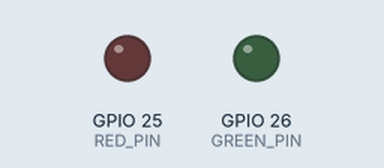
Recording of a sketch running on a simulated ESP32. Parts: output pins drawn as LEDs (lit = HIGH). WiFi joins after 1.5 s; servers stay silent unless stated; what the sketch prints to the serial monitor is not drawn.

Above: at 12.7 s.
At 23.78 s:
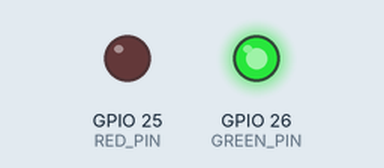
Timing chart, 0 to 30.5 s (numbered marks = the images above):
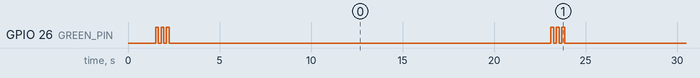

The sketch:

esp32_talk_ratio.ino
```cpp
/**
 * ReadB - ESP32 Talk Ratio LED Controller
 *
 * WiFi 기반으로 백엔드 서버를 폴링하여 실시간 발화 비율을 가져오고,
 * LED 색상을 변경하여 리더/멤버 발화 균형 상태를 시각적으로 표시합니다.
 *
 * 아키텍처:
 *   Browser → Backend(AudioAnalyzer) → TalkSession(in-memory)
 *                                           ↓
 *                              GET /talk-ratio/current
 *                                           ↓
 *                                   ESP32 (HTTP Poll)
 *                                           ↓
 *                                    LED (R/G) + OLED
 *
 * 필요 라이브러리:
 *   - ArduinoJson (by Benoit Blanchon) v7+
 *   - [OLED] Adafruit SSD1306
 *   - [OLED] Adafruit GFX Library
 *
 * 보드 설정: ESP32 Dev Module (Arduino IDE → 보드 매니저 → esp32)
 */

#include <WiFi.h>
#include <HTTPClient.h>
#include <ArduinoJson.h>

// ─── OLED 사용 시 주석 해제 ─────────────────────────
// #define USE_OLED
#ifdef USE_OLED
#include <Wire.h>
#include <Adafruit_GFX.h>
#include <Adafruit_SSD1306.h>
#define OLED_WIDTH  128
#define OLED_HEIGHT  64
#define OLED_RESET   -1
Adafruit_SSD1306 display(OLED_WIDTH, OLED_HEIGHT, &Wire, OLED_RESET);
#endif

// ═══════════════════════════════════════════════════════
//  사용자 설정 (반드시 변경!)
// ═══════════════════════════════════════════════════════

// WiFi 설정
const char* WIFI_SSID     = "YOUR_WIFI_SSID";
const char* WIFI_PASSWORD = "YOUR_WIFI_PASSWORD";

// 백엔드 서버 설정
const char* BACKEND_HOST  = "192.168.0.100";  // 서버 IP (같은 WiFi 네트워크)
const int   BACKEND_PORT  = 8080;
const long  MEETING_ID    = 1;                 // 현재 미팅 ID

// ═══════════════════════════════════════════════════════
//  하드웨어 핀 설정
// ═══════════════════════════════════════════════════════

const int RED_PIN   = 25;   // ESP32 GPIO 25 → 빨간 LED (+)
const int GREEN_PIN = 26;   // ESP32 GPIO 26 → 초록 LED (+)

// ═══════════════════════════════════════════════════════
//  동작 파라미터
// ═══════════════════════════════════════════════════════

const double LEADER_RATIO_THRESHOLD = 70.0;  // 리더 발화 비율 경고 기준(%)
const unsigned long POLL_INTERVAL_MS = 2000; // 폴링 주기 (2초)
const unsigned long WIFI_RETRY_MS   = 5000;  // WiFi 재연결 대기 (5초)
const int HTTP_TIMEOUT_MS           = 3000;  // HTTP 타임아웃 (3초)

// ═══════════════════════════════════════════════════════
//  내부 상태
// ═══════════════════════════════════════════════════════

unsigned long lastPollTime = 0;
double currentLeaderRatio  = 0.0;
double currentMemberRatio  = 0.0;
bool   sessionActive       = false;
int    consecutiveErrors   = 0;
const int MAX_ERRORS       = 10;  // 연속 에러 시 WiFi 재연결

// ─── WiFi 연결 ──────────────────────────────────────

void connectWiFi() {
  Serial.print("[WiFi] 연결 중: ");
  Serial.println(WIFI_SSID);

  WiFi.mode(WIFI_STA);
  WiFi.begin(WIFI_SSID, WIFI_PASSWORD);

  int attempts = 0;
  while (WiFi.status() != WL_CONNECTED && attempts < 30) {
    delay(500);
    Serial.print(".");
    attempts++;
  }

  if (WiFi.status() == WL_CONNECTED) {
    Serial.println();
    Serial.print("[WiFi] 연결 성공! IP: ");
    Serial.println(WiFi.localIP());
    blinkLed(GREEN_PIN, 3);  // 연결 성공 표시
  } else {
    Serial.println();
    Serial.println("[WiFi] 연결 실패. 재시도합니다...");
    blinkLed(RED_PIN, 5);    // 연결 실패 표시
  }
}

// ─── LED 제어 ───────────────────────────────────────

void setLedState(bool leaderOverThreshold) {
  if (leaderOverThreshold) {
    // 리더 과다 발화 → 빨간불 (경고)
    digitalWrite(RED_PIN, HIGH);
    digitalWrite(GREEN_PIN, LOW);
  } else {
    // 균형 잡힌 대화 → 초록불 (정상)
    digitalWrite(RED_PIN, LOW);
    digitalWrite(GREEN_PIN, HIGH);
  }
}

void blinkLed(int pin, int times) {
  for (int i = 0; i < times; i++) {
    digitalWrite(pin, HIGH);
    delay(150);
    digitalWrite(pin, LOW);
    delay(150);
  }
}

void setIdleLed() {
  // 세션 미활성 → 두 LED 모두 OFF (또는 녹색 약하게)
  digitalWrite(RED_PIN, LOW);
  digitalWrite(GREEN_PIN, LOW);
}

// ─── OLED 표시 ──────────────────────────────────────

#ifdef USE_OLED
void initOled() {
  if (!display.begin(SSD1306_SWITCHCAPVCC, 0x3C)) {
    Serial.println("[OLED] 초기화 실패!");
    return;
  }
  display.clearDisplay();
  display.setTextSize(1);
  display.setTextColor(SSD1306_WHITE);
  display.setCursor(0, 0);
  display.println("ReadB IoT");
  display.println("Initializing...");
  display.display();
}

void updateOled() {
  display.clearDisplay();

  // 상단 제목
  display.setTextSize(1);
  display.setCursor(0, 0);
  display.print("ReadB Talk Ratio");

  if (!sessionActive) {
    display.setCursor(0, 20);
    display.setTextSize(1);
    display.print("Waiting for");
    display.setCursor(0, 32);
    display.print("meeting session...");
    display.display();
    return;
  }

  // 리더 비율 숫자 (큰 글씨)
  display.setTextSize(2);
  display.setCursor(0, 14);
  display.print("L:");
  display.print(currentLeaderRatio, 1);
  display.print("%");

  // 멤버 비율
  display.setCursor(0, 34);
  display.print("M:");
  display.print(currentMemberRatio, 1);
  display.print("%");

  // 하단 상태 바
  display.setTextSize(1);
  display.setCursor(0, 56);
  int barWidth = (int)(currentLeaderRatio * 128.0 / 100.0);
  barWidth = constrain(barWidth, 0, 128);
  display.fillRect(0, 55, barWidth, 9, SSD1306_WHITE);

  // 상태 텍스트 (바 위에)
  if (currentLeaderRatio > LEADER_RATIO_THRESHOLD) {
    display.setTextColor(SSD1306_BLACK);
    display.setCursor(2, 56);
    display.print("LEADER OVER");
  } else {
    display.setCursor(barWidth + 2, 56);
    display.setTextColor(SSD1306_WHITE);
    display.print("BALANCED");
  }

  display.setTextColor(SSD1306_WHITE);
  display.display();
}
#endif

// ─── HTTP 폴링 ──────────────────────────────────────

bool pollTalkRatio() {
  if (WiFi.status() != WL_CONNECTED) {
    Serial.println("[HTTP] WiFi 미연결. 스킵.");
    return false;
  }

  HTTPClient http;
  String url = String("http://") + BACKEND_HOST + ":" + BACKEND_PORT
             + "/api/v1/meetings/" + MEETING_ID + "/talk-ratio/current";

  http.begin(url);
  http.setTimeout(HTTP_TIMEOUT_MS);
  http.addHeader("Accept", "application/json");

  int httpCode = http.GET();

  if (httpCode == 200) {
    String payload = http.getString();

    // JSON 파싱
    // 응답 형식: {"success":true,"code":"SUCCESS","data":{"leaderRatio":65.3,"memberRatio":34.7}}
    JsonDocument doc;
    DeserializationError err = deserializeJson(doc, payload);

    if (err) {
      Serial.print("[JSON] 파싱 에러: ");
      Serial.println(err.c_str());
      http.end();
      return false;
    }

    bool success = doc["success"] | false;
    if (!success) {
      Serial.println("[API] 서버 응답 실패");
      http.end();
      return false;
    }

    double leader = doc["data"]["leaderRatio"] | 0.0;
    double member = doc["data"]["memberRatio"] | 0.0;

    // 세션 활성 여부 판단: 둘 다 0이면 미시작
    sessionActive = (leader > 0.0 || member > 0.0);
    currentLeaderRatio = leader;
    currentMemberRatio = member;

    Serial.printf("[Talk] Leader: %.1f%% | Member: %.1f%% | %s\n",
                  leader, member,
                  leader > LEADER_RATIO_THRESHOLD ? "RED" : "GREEN");

    http.end();
    return true;
  } else {
    Serial.printf("[HTTP] 에러 코드: %d\n", httpCode);
    http.end();
    return false;
  }
}

// ═══════════════════════════════════════════════════════
//  Arduino 메인
// ═══════════════════════════════════════════════════════

void setup() {
  Serial.begin(115200);
  Serial.println();
  Serial.println("=== ReadB ESP32 Talk Ratio LED ===");

  // LED 핀 초기화
  pinMode(RED_PIN, OUTPUT);
  pinMode(GREEN_PIN, OUTPUT);
  setIdleLed();

  // OLED 초기화
  #ifdef USE_OLED
  initOled();
  #endif

  // WiFi 연결
  connectWiFi();
}

void loop() {
  // WiFi 연결 확인 및 재연결
  if (WiFi.status() != WL_CONNECTED) {
    setIdleLed();
    Serial.println("[WiFi] 연결 끊김. 재연결...");
    connectWiFi();
    delay(WIFI_RETRY_MS);
    return;
  }

  // 폴링 주기 확인
  unsigned long now = millis();
  if (now - lastPollTime < POLL_INTERVAL_MS) {
    return;
  }
  lastPollTime = now;

  // 서버 폴링
  bool ok = pollTalkRatio();

  if (ok) {
    consecutiveErrors = 0;

    if (sessionActive) {
      // LED 업데이트
      setLedState(currentLeaderRatio > LEADER_RATIO_THRESHOLD);
    } else {
      // 세션 미시작 → 대기 상태
      setIdleLed();
    }

    #ifdef USE_OLED
    updateOled();
    #endif
  } else {
    consecutiveErrors++;

    if (consecutiveErrors >= MAX_ERRORS) {
      Serial.println("[Error] 연속 에러 한도 초과. WiFi 재연결...");
      WiFi.disconnect();
      delay(1000);
      connectWiFi();
      consecutiveErrors = 0;
    }
  }
}
```

Measured:
- by itself, GPIO 26 (GREEN_PIN): repeats every 21.6 s: HIGH 0.15 s, LOW 0.15 s, HIGH 0.15 s, LOW 20.9 s, HIGH 0.15 s, LOW 0.15 s
- by itself, everything shown: repeats every 21.6 s, in 6 steps
